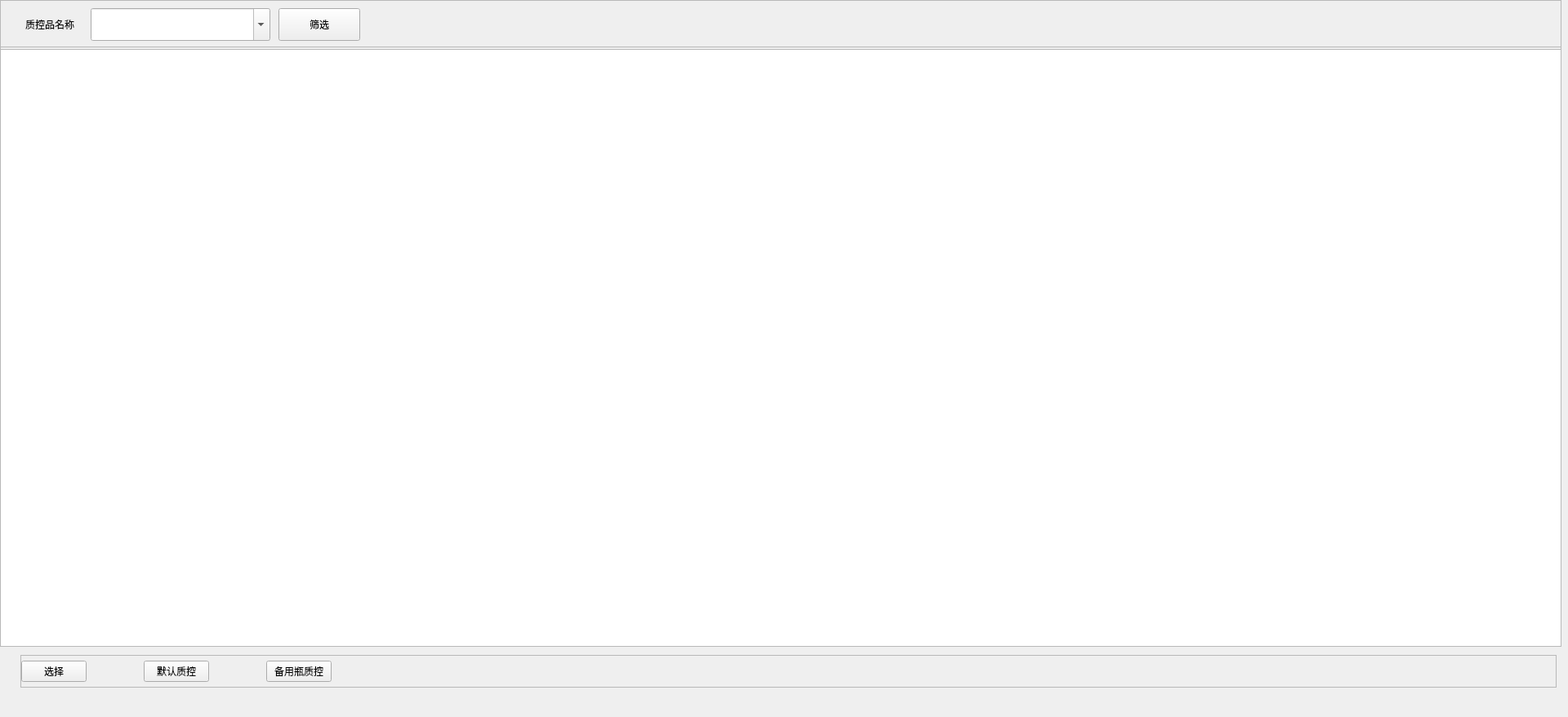
<?xml version="1.0" encoding="UTF-8"?>
<ui version="4.0">
 <class>QcApplyWidget</class>
 <widget class="QWidget" name="QcApplyWidget">
  <property name="geometry">
   <rect>
    <x>0</x>
    <y>0</y>
    <width>1920</width>
    <height>878</height>
   </rect>
  </property>
  <property name="windowTitle">
   <string>QcApplyWidget</string>
  </property>
  <widget class="QFrame" name="line_h_3">
   <property name="geometry">
    <rect>
     <x>-1</x>
     <y>57</y>
     <width>1912</width>
     <height>1</height>
    </rect>
   </property>
   <property name="frameShape">
    <enum>QFrame::StyledPanel</enum>
   </property>
   <property name="frameShadow">
    <enum>QFrame::Raised</enum>
   </property>
   <property name="lines" stdset="0">
    <string>solid</string>
   </property>
  </widget>
  <widget class="QFrame" name="line_h_2">
   <property name="geometry">
    <rect>
     <x>0</x>
     <y>791</y>
     <width>1912</width>
     <height>1</height>
    </rect>
   </property>
   <property name="frameShape">
    <enum>QFrame::StyledPanel</enum>
   </property>
   <property name="frameShadow">
    <enum>QFrame::Raised</enum>
   </property>
   <property name="lines" stdset="0">
    <string>solid</string>
   </property>
  </widget>
  <widget class="QFrame" name="line_h">
   <property name="geometry">
    <rect>
     <x>0</x>
     <y>0</y>
     <width>1912</width>
     <height>1</height>
    </rect>
   </property>
   <property name="frameShape">
    <enum>QFrame::StyledPanel</enum>
   </property>
   <property name="frameShadow">
    <enum>QFrame::Raised</enum>
   </property>
   <property name="lines" stdset="0">
    <string>solid</string>
   </property>
  </widget>
  <widget class="QFrame" name="line_v_2">
   <property name="geometry">
    <rect>
     <x>1911</x>
     <y>-1</y>
     <width>1</width>
     <height>792</height>
    </rect>
   </property>
   <property name="frameShape">
    <enum>QFrame::StyledPanel</enum>
   </property>
   <property name="frameShadow">
    <enum>QFrame::Raised</enum>
   </property>
   <property name="lines" stdset="0">
    <string>solid</string>
   </property>
  </widget>
  <widget class="QFrame" name="line_v">
   <property name="geometry">
    <rect>
     <x>0</x>
     <y>0</y>
     <width>1</width>
     <height>792</height>
    </rect>
   </property>
   <property name="frameShape">
    <enum>QFrame::StyledPanel</enum>
   </property>
   <property name="frameShadow">
    <enum>QFrame::Raised</enum>
   </property>
   <property name="lines" stdset="0">
    <string>solid</string>
   </property>
  </widget>
  <widget class="QTableView" name="QcApplyTable">
   <property name="geometry">
    <rect>
     <x>0</x>
     <y>60</y>
     <width>1912</width>
     <height>732</height>
    </rect>
   </property>
   <property name="verticalScrollBarPolicy">
    <enum>Qt::ScrollBarAsNeeded</enum>
   </property>
   <property name="horizontalScrollMode">
    <enum>QAbstractItemView::ScrollPerPixel</enum>
   </property>
   <property name="showGrid">
    <bool>false</bool>
   </property>
   <attribute name="horizontalHeaderDefaultSectionSize">
    <number>1</number>
   </attribute>
   <attribute name="horizontalHeaderHighlightSections">
    <bool>false</bool>
   </attribute>
   <attribute name="horizontalHeaderStretchLastSection">
    <bool>true</bool>
   </attribute>
   <attribute name="verticalHeaderDefaultSectionSize">
    <number>43</number>
   </attribute>
   <attribute name="verticalHeaderMinimumSectionSize">
    <number>43</number>
   </attribute>
  </widget>
  <widget class="QWidget" name="widget_2" native="true">
   <property name="geometry">
    <rect>
     <x>1</x>
     <y>1</y>
     <width>1910</width>
     <height>59</height>
    </rect>
   </property>
   <property name="bks" stdset="0">
    <string>gray</string>
   </property>
   <property name="bordersB" stdset="0">
    <string>bottom</string>
   </property>
   <layout class="QHBoxLayout" name="horizontalLayout_3">
    <property name="spacing">
     <number>20</number>
    </property>
    <property name="leftMargin">
     <number>30</number>
    </property>
    <property name="topMargin">
     <number>0</number>
    </property>
    <property name="rightMargin">
     <number>0</number>
    </property>
    <property name="bottomMargin">
     <number>0</number>
    </property>
    <item>
     <widget class="QLabel" name="QcNameLab">
      <property name="minimumSize">
       <size>
        <width>0</width>
        <height>40</height>
       </size>
      </property>
      <property name="maximumSize">
       <size>
        <width>16777215</width>
        <height>40</height>
       </size>
      </property>
      <property name="text">
       <string>质控品名称</string>
      </property>
     </widget>
    </item>
    <item>
     <layout class="QHBoxLayout" name="horizontalLayout_2">
      <property name="spacing">
       <number>10</number>
      </property>
      <item>
       <widget class="QFilterComboBox" name="QcDocCombo">
        <property name="minimumSize">
         <size>
          <width>220</width>
          <height>40</height>
         </size>
        </property>
        <property name="maximumSize">
         <size>
          <width>16777215</width>
          <height>40</height>
         </size>
        </property>
        <property name="focusPolicy">
         <enum>Qt::ClickFocus</enum>
        </property>
        <property name="toolTipDuration">
         <number>0</number>
        </property>
        <property name="editable">
         <bool>true</bool>
        </property>
        <property name="currentText">
         <string/>
        </property>
        <property name="currentIndex">
         <number>-1</number>
        </property>
       </widget>
      </item>
      <item>
       <widget class="QPushButton" name="QueryBtn">
        <property name="minimumSize">
         <size>
          <width>100</width>
          <height>40</height>
         </size>
        </property>
        <property name="maximumSize">
         <size>
          <width>16777215</width>
          <height>40</height>
         </size>
        </property>
        <property name="text">
         <string>筛选</string>
        </property>
        <property name="buttons" stdset="0">
         <string notr="true">flat_btn</string>
        </property>
       </widget>
      </item>
     </layout>
    </item>
    <item>
     <spacer name="horizontalSpacer_2">
      <property name="orientation">
       <enum>Qt::Horizontal</enum>
      </property>
      <property name="sizeHint" stdset="0">
       <size>
        <width>40</width>
        <height>20</height>
       </size>
      </property>
     </spacer>
    </item>
   </layout>
  </widget>
  <widget class="QFrame" name="frame">
   <property name="geometry">
    <rect>
     <x>25</x>
     <y>802</y>
     <width>1881</width>
     <height>40</height>
    </rect>
   </property>
   <property name="minimumSize">
    <size>
     <width>1881</width>
     <height>40</height>
    </size>
   </property>
   <property name="maximumSize">
    <size>
     <width>1881</width>
     <height>40</height>
    </size>
   </property>
   <property name="frameShape">
    <enum>QFrame::StyledPanel</enum>
   </property>
   <property name="frameShadow">
    <enum>QFrame::Raised</enum>
   </property>
   <layout class="QHBoxLayout" name="horizontalLayout" stretch="0,0,0,1">
    <property name="spacing">
     <number>70</number>
    </property>
    <property name="leftMargin">
     <number>0</number>
    </property>
    <property name="topMargin">
     <number>0</number>
    </property>
    <property name="rightMargin">
     <number>0</number>
    </property>
    <property name="bottomMargin">
     <number>0</number>
    </property>
    <item>
     <widget class="QPushButton" name="calibrate_sel_btn">
      <property name="minimumSize">
       <size>
        <width>0</width>
        <height>0</height>
       </size>
      </property>
      <property name="text">
       <string>选择</string>
      </property>
      <property name="buttons" stdset="0">
       <string>flat</string>
      </property>
     </widget>
    </item>
    <item>
     <widget class="QPushButton" name="DefaultQcBtn">
      <property name="minimumSize">
       <size>
        <width>0</width>
        <height>0</height>
       </size>
      </property>
      <property name="text">
       <string>默认质控</string>
      </property>
      <property name="buttons" stdset="0">
       <string>flat</string>
      </property>
     </widget>
    </item>
    <item>
     <widget class="QPushButton" name="BackupRgntQcBtn">
      <property name="minimumSize">
       <size>
        <width>0</width>
        <height>0</height>
       </size>
      </property>
      <property name="text">
       <string>备用瓶质控</string>
      </property>
      <property name="buttons" stdset="0">
       <string>flat</string>
      </property>
     </widget>
    </item>
    <item>
     <spacer name="horizontalSpacer">
      <property name="orientation">
       <enum>Qt::Horizontal</enum>
      </property>
      <property name="sizeHint" stdset="0">
       <size>
        <width>1441</width>
        <height>20</height>
       </size>
      </property>
     </spacer>
    </item>
   </layout>
  </widget>
  <zorder>frame</zorder>
  <zorder>line_h_3</zorder>
  <zorder>QcApplyTable</zorder>
  <zorder>line_h_2</zorder>
  <zorder>line_h</zorder>
  <zorder>line_v_2</zorder>
  <zorder>line_v</zorder>
  <zorder>widget_2</zorder>
 </widget>
 <layoutdefault spacing="6" margin="11"/>
 <customwidgets>
  <customwidget>
   <class>QFilterComboBox</class>
   <extends>QComboBox</extends>
   <header>shared/QFilterComboBox.h</header>
  </customwidget>
 </customwidgets>
 <resources/>
 <connections/>
</ui>
